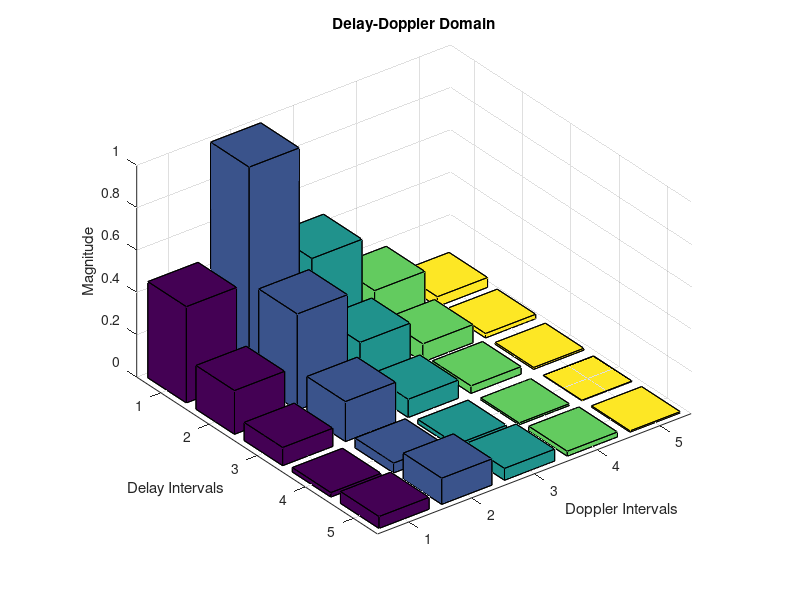
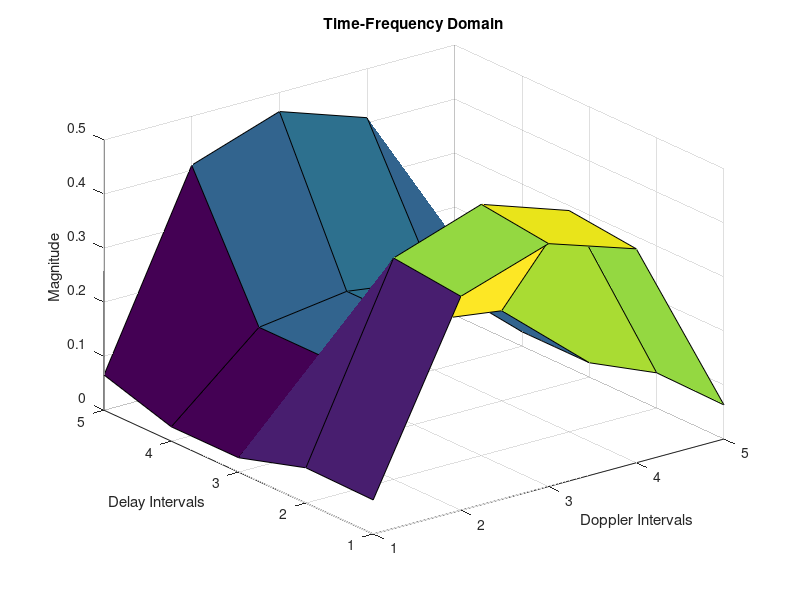
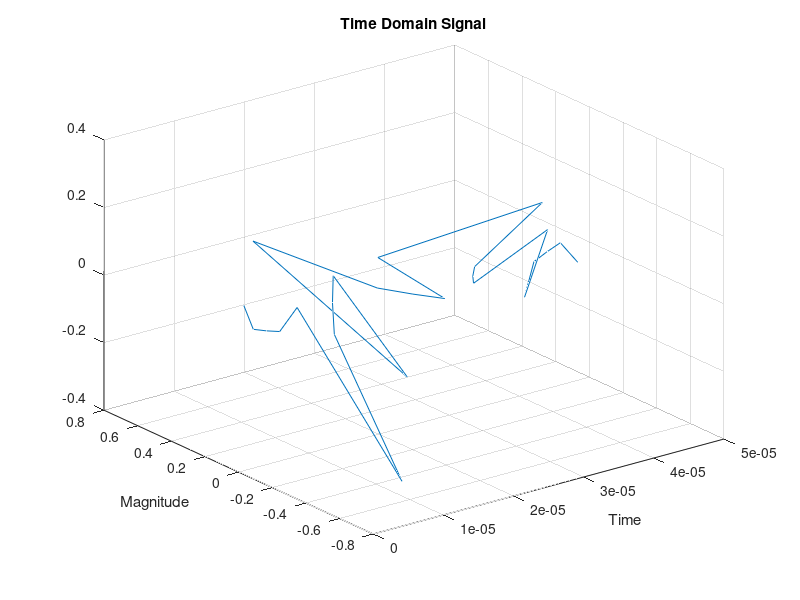
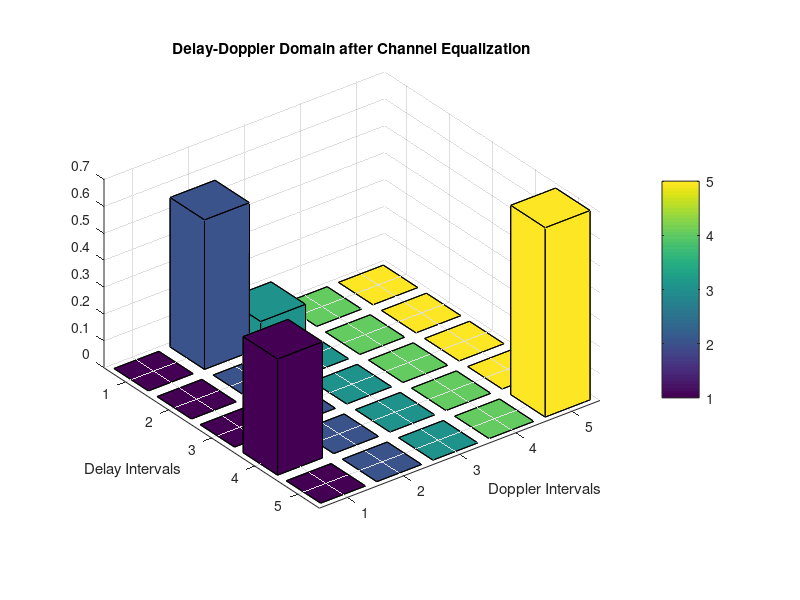

Write MATLAB code to recreate these figures, in order.
clc;
clear;
close all;
%--------------------------------------------------------------------------
%delay Doppler grid dimensions
%span of delay axis
T = 50e-6;
%span of Doppler axis
Delf = 20e3;
%number of cells along Doppler
M = input("Enter the value of M: ");
%Number of cells across Delay
N = input("Enter the value of N: ");
%channel paths
P = input("Enter the value of P: ");
%delay axis
delay_axis = 0:T/N:T-T/N;
%Doppler axis
doppler_axis = -Delf/2:Delf/N:Delf/2-Delf/N;
%% %transmit signal
dd_xmit = zeros(N,M);
%ideal pulse transmit signal in dd domain
%dd_xmit(1,2) = 1;
%dd_xmit(1,4) = 1;
%delay axis location of symbol
tx_symbol_n = 0;
%Doppler axis location of symbol
tx_symbol_m = 1;
for i = 1:length(tx_symbol_n)
    n=N/2-tx_symbol_n(i);m=M/2-tx_symbol_m(i);
    [M_ax,N_ax] = meshgrid((-M/2+m:M/2+m-1),(-N/2+n:N/2+n-1));
    dd_xmit = dd_xmit + sinc(M_ax/(0.5*pi)).*sinc(N_ax/(0.5*pi));
end
%% ISFFT to convert to time-frequency grid
X = fftshift(fft(fftshift(ifft(dd_xmit).',1)).',2); %Method 1
%X = fft(ifft(dd_xmit).').'/sqrt(M/N); %Method 2
%% Heisenberg transform to convert to time domain transmit signal
s_mat = ifft(X,M,1)*sqrt(M); % Heisenberg transform %Method 1
%s_mat = ifft(X.')*sqrt(M); %Method 2
s = s_mat(:);
%% channel equalization
r = zeros(size(s));

%channel_delay = [10,12,13]; %Method 1
%channel_doppler = [2,3,4]; %Method 1

channel_coefficients = rand(P, 1); % Channel coefficients
channel_delay = randi([1, M], P, 1); % Delay shifts %Method 2
channel_doppler = randi([1, N], P, 1); % Doppler shifts %Method 2

for i=1:length(channel_delay)
    r = r + circshift(s.*exp(-1j*2*pi*channel_doppler(i)/(M*N).*(1:M*N)'),-channel_delay(i));
end

Y_DD = zeros(M, N);
for i = 1:P
    Y_DD(channel_delay(i), channel_doppler(i)) = channel_coefficients(i);
end
Y_DD_equalized = Y_DD;

snr = 30;
r = awgn(r,snr);
time_axis = (0:1/(M*N):1-1/(M*N))*T;
%% Receiver
r_mat = reshape(r,N,M);
% Wigner transform to convert to time frequency grid
Y = fft(r_mat,M,1)/sqrt(M); % Wigner transform %Method 1

%Y = fft(r_mat)/sqrt(M); % Wigner transform %Method 2
%Y = Y.'; %Method 2

% SFFT to transform to DD domain again
dd_rx = fftshift(ifft(fftshift(fft(Y).')).'); %Method 1
%dd_rx = ifft(fft(Y).').'/sqrt(N/M); %Method 2
%% plots (Method 1)
%figure;
%title("Transmit side");
%subplot(3,1,1);
%bar3(doppler_axis,delay_axis, abs(dd_xmit))
%subplot(3,1,2);
%surf(doppler_axis,delay_axis, real(X))
%subplot(3,1,3);
%plot3(time_axis,abs(s).*cos(angle(s)),abs(s).*sin(angle(s)));
%grid on

%figure;
%bar3(Y_DD_equalized);
%colorbar;
%xlabel('Doppler Intervals');
%ylabel('Delay Intervals');
%title('Delay-Doppler Domain Representation of OTFS Symbols after Channel Equalization');

%figure;
%title("Receive side");
%subplot(3,1,1);
%plot3(time_axis,abs(r).*cos(angle(r)),abs(r).*sin(angle(r)));
%grid on
%subplot(3,1,2);
%surf(doppler_axis,delay_axis, real(Y))
%subplot(3,1,3);
%bar3(doppler_axis,delay_axis, abs(dd_rx))
%% plots (Method 2)
figure('Name','Transmit side');
bar3(abs(dd_xmit));
xlabel('Doppler Intervals');
ylabel('Delay Intervals');
zlabel('Magnitude');
title('Delay-Doppler Domain');
%--------------------------------------------------------------------------
figure('Name','Transmit side');
surf(abs(X));
xlabel('Doppler Intervals');
ylabel('Delay Intervals');
zlabel('Magnitude');
title('Time-Frequency Domain');
%--------------------------------------------------------------------------
figure('Name','Transmit side');
plot3(time_axis,abs(s).*cos(angle(s)),abs(s).*sin(angle(s)));
grid on
xlabel('Time');
ylabel('Magnitude');
title('Time Domain Signal');
%--------------------------------------------------------------------------
figure('Name','Channel Equalization');
bar3(Y_DD_equalized);
colorbar;
xlabel('Doppler Intervals');
ylabel('Delay Intervals');
title('Delay-Doppler Domain after Channel Equalization');
%--------------------------------------------------------------------------
figure('Name','Receive side');
plot3(time_axis,abs(r).*cos(angle(r)),abs(r).*sin(angle(r)));
grid on
xlabel('Time');
ylabel('Magnitude');
title('Time Domain Signal');
%--------------------------------------------------------------------------
figure('Name','Receive side');
surf(abs(Y))
xlabel('Doppler Intervals');
ylabel('Delay Intervals');
zlabel('Magnitude');
title('Time-Frequency Domain');
%--------------------------------------------------------------------------
figure('Name','Receive side');
bar3(abs(dd_rx))
xlabel('Doppler Intervals');
ylabel('Delay Intervals');
zlabel('Magnitude');
title('Delay-Doppler Domain');
